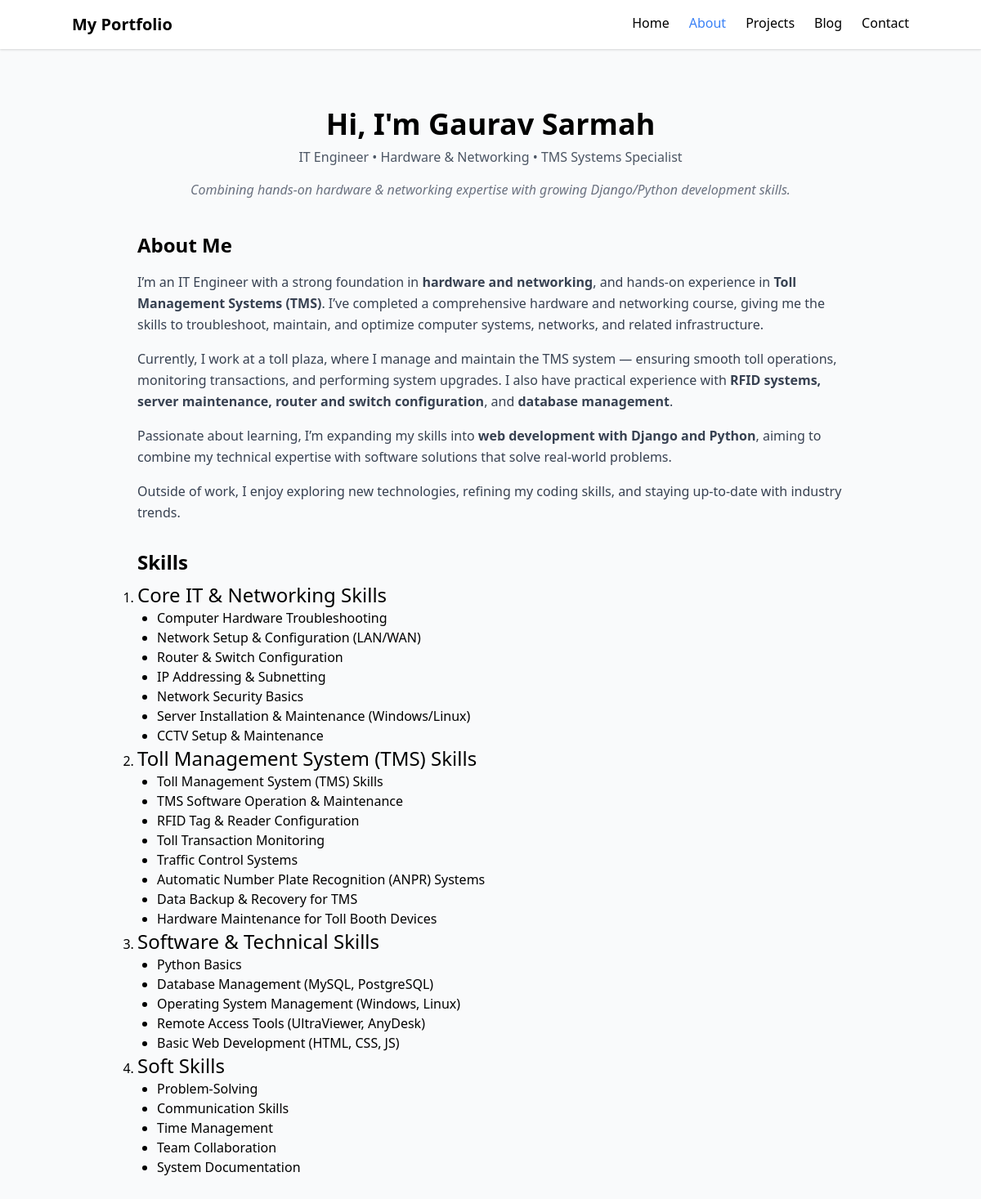
The page /about/ on the database its author committed.
### portfolio/models.py (models this page shows, shortened)
class skill_header(models.Model):
    header = models.CharField(max_length=50)

class Skill(models.Model):
  name = models.CharField(max_length=100)
  sheader = models.ForeignKey(skill_header, on_delete=models.CASCADE)

### portfolio/views.py (the view)
# urls.py: path('about/', views.about, name='about'),
def about(request):
    skheader = skill_header.objects.all()
    return render(request, 'portfolio/about.html', {'skheader': skheader})

### portfolio/templates/portfolio/about.html (shortened to what this page needs)
{% extends 'portfolio/base.html' %}
{% load static %}
{% block content %}
<div class="max-w-4xl mx-auto py-12 px-4">
  <div class="text-center mb-10">
    <h1 class="text-4xl font-bold mb-2">Hi, I'm  Gaurav Sarmah</h1>
    <p class="text-gray-600">IT Engineer • Hardware & Networking • TMS Systems Specialist</p>
    <p class="text-gray-500 mt-4 italic">Combining hands-on hardware & networking expertise with growing Django/Python development skills.</p>
  </div>
  <div class="md:flex md:items-start gap-8">
    <div class="">
      <h2 class="text-2xl font-semibold mb-4">About Me</h2>
      <p class="text-gray-700 leading-relaxed mb-4">
        I’m an IT Engineer with a strong foundation in <strong>hardware and networking</strong>, and hands-on experience in <strong>Toll Management Systems (TMS)</strong>. I’ve completed a comprehensive hardware and networking course, giving me the skills to troubleshoot, maintain, and optimize computer systems, networks, and related infrastructure.
      </p>
      <p class="text-gray-700 leading-relaxed mb-4">
        Currently, I work at a toll plaza, where I manage and maintain the TMS system — ensuring smooth toll operations, monitoring transactions, and performing system upgrades. I also have practical experience with <strong>RFID systems, server maintenance, router and switch configuration</strong>, and <strong>database management</strong>.
      </p>
      <p class="text-gray-700 leading-relaxed mb-4">
        Passionate about learning, I’m expanding my skills into <strong>web development with Django and Python</strong>, aiming to combine my technical expertise with software solutions that solve real-world problems.
      </p>
      <p class="text-gray-700 leading-relaxed">
        Outside of work, I enjoy exploring new technologies, refining my coding skills, and staying up-to-date with industry trends.
      </p>
    </div>
  </div>
<h2 class="text-2xl font-semibold mt-8 mb-2">Skills</h2>
<ol class="list-decimal">
    {% for header in skheader %}
        <li>
            <h2 class="text-2xl">{{ header.header }}</h2>
        </li>
        <ul class="list-disc ml-6">
            {% for skill in header.skill_set.all %}
                <li>{{ skill.name }}</li>
            {% empty %}
                <li>No skills found</li>
            {% endfor %}
        </ul>
    {% endfor %}
</ol>
{% endblock %}

### portfolio/templates/portfolio/base.html (shortened to what this page needs)
<!DOCTYPE html>
<html>
<head>
    <link href="https://cdn.jsdelivr.net/npm/tailwindcss@2.2.19/dist/tailwind.min.css" rel="stylesheet">
</head>
<body class="bg-gray-50">
    <nav class="bg-white shadow p-4">
        <div class="max-w-5xl mx-auto flex justify-between">
            <h1 class="text-xl font-bold"><a href="/">My Portfolio</a></h1>
            <ul class="flex space-x-6">
              <li><a href="/" class="{% if request.path == '/' %}text-blue-500{% else %}hover:text-blue-500{% endif %}">Home</a></li>
        <li><a href="/about/" class="{% if request.path == '/about/' %}text-blue-500{% else %}hover:text-blue-500{% endif %}">About</a></li>
        <li><a href="/projects/" class="{% if request.path == '/projects/' %}text-blue-500{% else %}hover:text-blue-500{% endif %}">Projects</a></li>
        <li><a href="/blog/" class="{% if request.path == '/blog/' %}text-blue-500{% else %}hover:text-blue-500{% endif %}">Blog</a></li>
        <li><a href="/contact/" class="{% if request.path == '/contact/' %}text-blue-500{% else %}hover:text-blue-500{% endif %}">Contact</a></li>
            </ul>
        </div>
    </nav>
    <div class="max-w-5xl mx-auto p-6">
        {% block content %}{% endblock %}
    </div>
</body>
</html>

### portfolio/templates/portfolio/base.html (style rules this page uses)
html { scroll-behavior: smooth; }

### rows shown on the page
skill_header: header "Core IT & Networking Skills"
Skill: name "Computer Hardware Troubleshooting"
Skill: name "Network Setup & Configuration (LAN/WAN)"
Skill: name "Router & Switch Configuration"
Skill: name "IP Addressing & Subnetting"
Skill: name "Network Security Basics"
Skill: name "Server Installation & Maintenance (Windows/Linux)"
Skill: name "CCTV Setup & Maintenance"
skill_header: header "Toll Management System (TMS) Skills"
Skill: name "Toll Management System (TMS) Skills"
Skill: name "TMS Software Operation & Maintenance"
Skill: name "RFID Tag & Reader Configuration"
Skill: name "Toll Transaction Monitoring"
Skill: name "Traffic Control Systems"
Skill: name "Automatic Number Plate Recognition (ANPR) Systems"
Skill: name "Data Backup & Recovery for TMS"
Skill: name "Hardware Maintenance for Toll Booth Devices"
skill_header: header "Software & Technical Skills"
Skill: name "Python Basics"
Skill: name "Database Management (MySQL, PostgreSQL)"
Skill: name "Operating System Management (Windows, Linux)"
Skill: name "Remote Access Tools (UltraViewer, AnyDesk)"
Skill: name "Basic Web Development (HTML, CSS, JS)"
skill_header: header "Soft Skills"
Skill: name "Problem-Solving"
Skill: name "Communication Skills"
Skill: name "Time Management"
Skill: name "Team Collaboration"
Skill: name "System Documentation"
